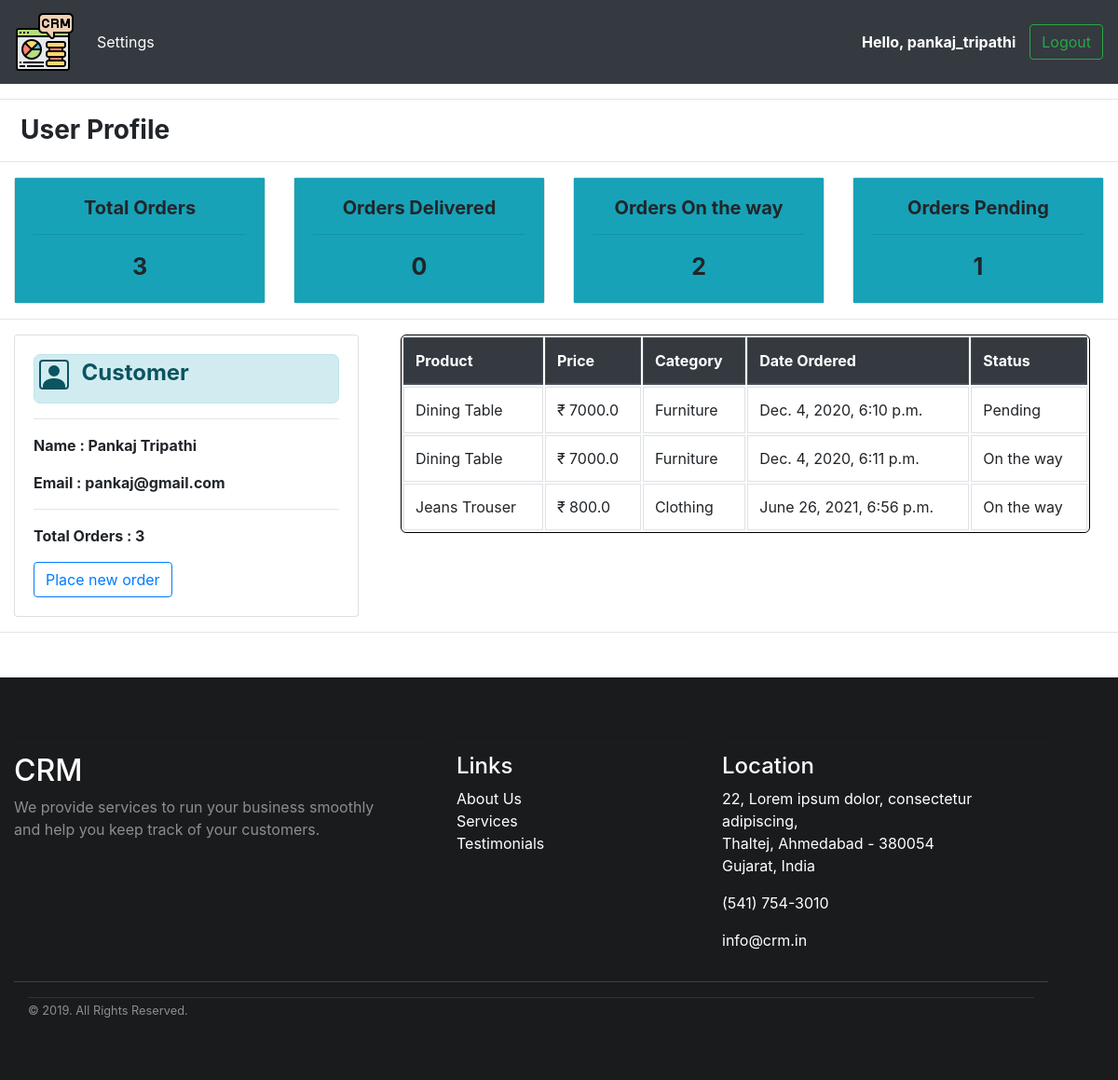
/user (signed in), run on the app's committed database.
### accounts/models.py (models this page shows, shortened)
class Order(models.Model):
    STATUS = (
        ('Pending', 'Pending'),
        ('On the way', 'On the way'),
        ('Delivered', 'Delivered')
    )
    customer = models.ForeignKey(Customer, null=True, on_delete=models.SET_NULL)
    product = models.ForeignKey(Product, null=True, on_delete=models.SET_NULL)
    date_created = models.DateTimeField(auto_now_add=True, null=True)
    status = models.CharField(max_length=15, null=True, choices=STATUS)

class Product(models.Model):
    CATEGORY = (
        ('Electronics', 'Electronics'),
        ('Furniture', 'Furniture'),
        ('Clothing', 'Clothing')
    )
    name = models.CharField(max_length=200, null=True)
    price = models.FloatField(null=True)
    category = models.CharField(max_length=50, null=True, choices=CATEGORY)
    description = models.CharField(max_length=350, null=True)
    date_created = models.DateTimeField(auto_now_add=True, null=True)

### accounts/decorators.py (the view)
        def wrapper_func(request, *args, **kwargs):
            group = None
            if request.user.groups.exists():
                group = request.user.groups.all()[0].name
            if group in allowed_roles:
                return view_func(request, *args, **kwargs)
            else:
                return HttpResponse("<h3>You are not authorized to access this page.</h3>")

### accounts/views.py (called while the page is built)
@login_required(login_url='login')
@allowed_users(allowed_roles=['customer'])
def userPage(request):
    customer = request.user
    orders = request.user.customer.order_set.all()
    total_orders = orders.count()
    delivered = orders.filter(status='Delivered').count()
    on_the_way = orders.filter(status='On the way').count()
    pending = orders.filter(status='Pending').count()
    data = {'customer': customer, 'orders': orders,
            'total_orders': total_orders, 'delivered': delivered,
            'on_the_way': on_the_way, 'pending': pending}
    return render(request, 'accounts/user.html', data)

### accounts/templates/accounts/user.html (shortened to what this page needs)
{% extends 'accounts/basic.html' %}
{% block body %}
<h3 style="margin-left: 22px"><strong>User Profile</strong></h3>
<hr>
{% include 'accounts/status.html' %}
<div class="row" style="margin:auto;">
  <div class="col-sm-4">
    <div class="card">
      <div class="card-body">
          <div class="alert alert-info dash-card prod-table-head">
              <h4 class="card-title"><strong>Customer</strong></h4>
          </div>
          <hr>
          <p class="card-text"><strong>Name : {{customer.first_name}} {{customer.last_name}}</strong></p>
          <p class="card-text"><strong>Email : {{customer.email}}</strong></p>
          <hr>
          <p class="card-text"><strong>Total Orders : {{total_orders}}</strong></p>
          <a href="{% url 'create_order' %}" type="button" class="btn btn-outline-primary">Place new order</a>
      </div>
    </div>
  </div>
  <div class="col-sm-8">
    <div class="col-md-12">
        <table class="table table-bordered dash-table-prop">
          <thead class="thead-dark">
            <tr>
              <th scope="col">Product</th>
              <th scope="col">Price</th>
              <th scope="col">Category</th>
              <th scope="col">Date Ordered</th>
              <th scope="col">Status</th>
            </tr>
          </thead>
          <tbody>
            {% for order in orders %}
            <tr>
              <td>{{order.product.name}}</td>
              <td>&#x20B9; {{order.product.price}}</td>
              <td>{{order.product.category}}</td>
              <td>{{order.date_created}}</td>
              <td>{{order.status}}</td>
            </tr>
            {% endfor %}
          </tbody>
        </table>
    </div>
  </div>
</div>
{% endblock %}

### accounts/templates/accounts/basic.html (shortened to what this page needs)
{% load static %}
<!DOCTYPE html>
<html lang="en">
<head>
<link rel="stylesheet" href="https://stackpath.bootstrapcdn.com/bootstrap/4.5.2/css/bootstrap.min.css">
    <link rel="stylesheet" type="text/css" href="{% static 'css/style1.css' %}">
</head>
<body>
{% include 'accounts/navbar.html' %}
<hr>
{% block body %}
{% endblock %}
<hr>
<div class="mt-5 pt-5 pb-5 footer">
<div class="container" style="margin-right: 15%">
  <div class="row">
    <div class="col-lg-5 col-xs-12 about-company">
      <hr>
      <h2>CRM</h2>
      <p class="pr-5 text-white-50">We provide services to run your business smoothly and help you keep track of your customers.</p>
      <p><a href="#"></a><a href="#"></a></p>
    </div>
    <div class="col-lg-3 col-xs-12 links">
      <hr>
      <h4 class="mt-lg-0 mt-sm-3">Links</h4>
        <ul class="m-0 p-0">
          <li><a href="#">About Us</a></li>
          <li><a href="#">Services</a></li>
          <li><a href="#">Testimonials</a></li>
        </ul>
    </div>
    <div class="col-lg-4 col-xs-12 location">
      <hr>
      <h4 class="mt-lg-0 mt-sm-4">Location</h4>
      <p>22, Lorem ipsum dolor, consectetur adipiscing,<br>Thaltej, Ahmedabad - 380054<br>Gujarat, India</p>
      <p>(541) 754-3010</p>
      <p>info@crm.in</p>
    </div>
  </div>
    <hr color="#484a4d">
    <div class="col copyright">
      <p class=""><small class="text-white-50">© 2019. All Rights Reserved.</small></p>
    </div>
</div>
</div>
</body>
</html>

### accounts/templates/accounts/navbar.html (shortened to what this page needs)
{% load static %}
<nav class="navbar navbar-expand-lg navbar-dark bg-dark">
    <a class="navbar-brand" href="{% url 'home' %}">
      <img src="{% static 'images/logo.png' %}">
    </a>
  <div class="collapse navbar-collapse" id="navbarSupportedContent">
    <ul class="navbar-nav mr-auto">
      {% if request.user.is_staff %}
      <li class="nav-item active">
        <a class="nav-link" href="{% url 'home' %}">Dashboard</a>
      </li>
      <li class="nav-item active">
        <a class="nav-link" href="{% url 'products' %}">Products</a>
      </li>
      {% else %}
      <li class="nav-item active">
        <a class="nav-link" href="{% url 'account' %}">Settings</a>
      </li>
      {% endif %}
    </ul>
    {% if not request.user.is_anonymous %}
    <span style="color: white; margin-right: 15px;"><strong>Hello,  {{request.user}}</strong></span>
    <a href="{% url 'logout' %}" type="button" class="btn btn-outline-success my-2 my-sm-0">Logout</a>
    {% endif %}
  </div>
</nav>

### accounts/templates/accounts/status.html
<div class="row" style="margin:auto;">
  <div class="col-sm-3">
    <div class="card">
      <div class="card-body bg-info">
          <h5 style="text-align: center" class="card-title"><strong>Total Orders</strong></h5>
          <hr>
          <p style="text-align: center; font-size: 25px;" class="card-text"><strong>{{total_orders}}</strong></p>
      </div>
    </div>
  </div>
  <div class="col-sm-3">
    <div class="card">
      <div class="card-body bg-info">
          <h5 style="text-align: center" class="card-title"><strong>Orders Delivered</strong></h5>
          <hr>
        <p style="text-align: center; font-size: 25px;" class="card-text"><strong>{{delivered}}</strong></p>
      </div>
    </div>
  </div>
  <div class="col-sm-3">
    <div class="card">
      <div class="card-body bg-info">
          <h5 style="text-align: center" class="card-title"><strong>Orders On the way</strong></h5>
          <hr>
        <p style="text-align: center; font-size: 25px;" class="card-text"><strong>{{on_the_way}}</strong></p>
      </div>
    </div>
  </div>
  <div class="col-sm-3">
    <div class="card">
      <div class="card-body bg-info">
          <h5 style="text-align: center" class="card-title"><strong>Orders Pending</strong></h5>
          <hr>
        <p style="text-align: center; font-size: 25px;" class="card-text"><strong>{{pending}}</strong></p>
      </div>
    </div>
  </div>
</div>
<hr>

### static/css/style1.css (style rules this page uses)
.dash-table-prop { border-collapse:separate; border:solid black 1px; border-radius:6px; -moz-border-radius:6px; }
.dash-card { padding:5px; border-radius:7px; text-align: center; }
.prod-table-head { display: flex; }

### data on the page
Order: product.name "Dining Table", product.price "7000.0", product.category "Furniture", date_created "Dec. 4, 2020, 6:10 p.m.", status "Pending"
Order: product.name "Dining Table", product.price "7000.0", product.category "Furniture", date_created "Dec. 4, 2020, 6:11 p.m.", status "On the way"
Order: product.name "Jeans Trouser", product.price "800.0", product.category "Clothing", date_created "June 26, 2021, 6:56 p.m.", status "On the way"

### other printed values
{{ request.user }} "pankaj_tripathi"
{{ total_orders }} "3"
{{ delivered }} "0"
{{ on_the_way }} "2"
{{ pending }} "1"
{{ customer.first_name }} "Pankaj"
{{ customer.last_name }} "Tripathi"
{{ customer.email }} "pankaj@gmail.com"
